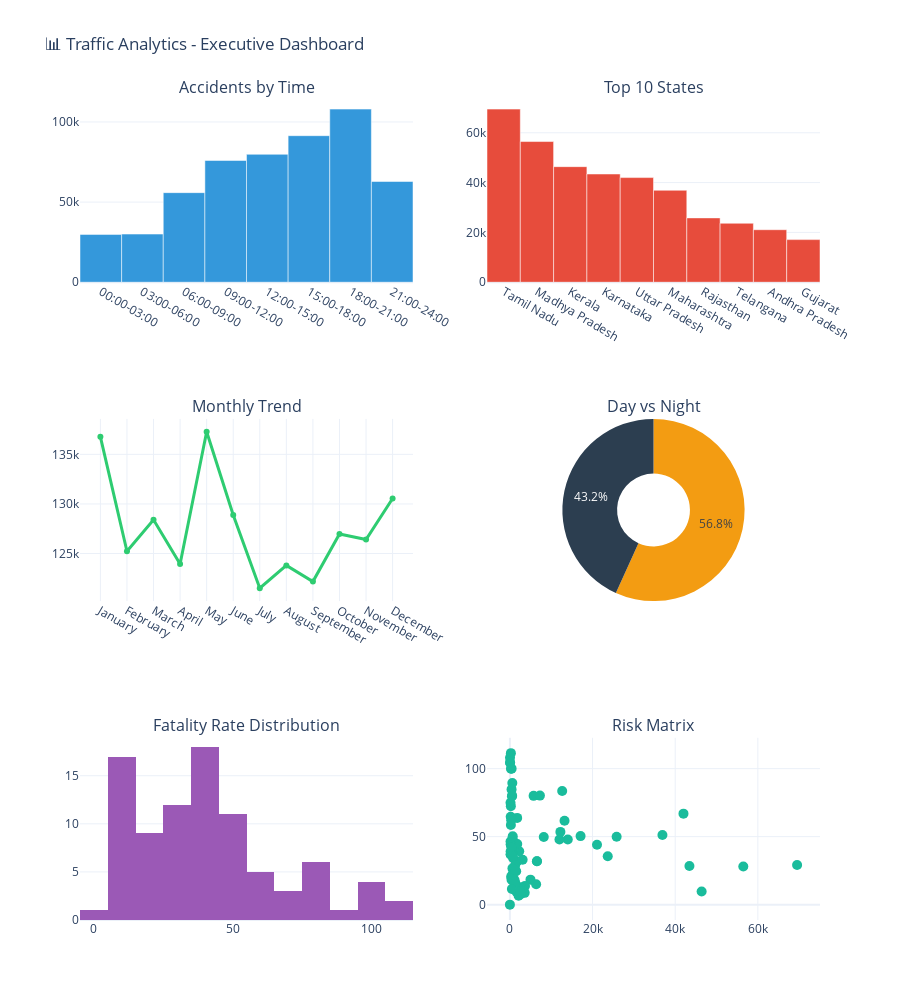

The notebook cell this image was saved under:
### Markdown cell above
## 3. Executive Summary Dashboard

### Code cell
# Create executive dashboard
fig = make_subplots(
    rows=3, cols=2,
    subplot_titles=(
        'Accidents by Time', 'Top 10 States',
        'Monthly Trend', 'Day vs Night',
        'Fatality Rate Distribution', 'Risk Matrix'
    ),
    specs=[
        [{}, {}],
        [{}, {'type': 'pie'}],
        [{}, {}]
    ]
)

# 1. Accidents by Time
fig.add_trace(
    go.Bar(x=time_agg['TimeSlot'], y=time_agg['Accidents'], marker_color='#3498db'),
    row=1, col=1
)

# 2. Top 10 States
top_10 = severity_clean.nlargest(10, 'Cases')
fig.add_trace(
    go.Bar(x=top_10['State'], y=top_10['Cases'], marker_color='#e74c3c'),
    row=1, col=2
)

# 3. Monthly Trend
monthly = month_data.groupby(['Month', 'MonthNum'])['Accidents'].sum().reset_index().sort_values('MonthNum')
fig.add_trace(
    go.Scatter(x=monthly['Month'], y=monthly['Accidents'], mode='lines+markers',
               line=dict(color='#2ecc71', width=3)),
    row=2, col=1
)

# 4. Day vs Night Pie
day_slots = ['06:00-09:00', '09:00-12:00', '12:00-15:00', '15:00-18:00']
day_total = time_clean[time_clean['TimeSlot'].isin(day_slots)]['Accidents'].sum()
night_total = time_clean[~time_clean['TimeSlot'].isin(day_slots)]['Accidents'].sum()
fig.add_trace(
    go.Pie(labels=['Day', 'Night'], values=[day_total, night_total],
           marker_colors=['#f39c12', '#2c3e50'], hole=0.4),
    row=2, col=2
)

# 5. Fatality Distribution
fig.add_trace(
    go.Histogram(x=severity_clean['FatalityRate'], nbinsx=15, marker_color='#9b59b6'),
    row=3, col=1
)

# 6. Risk Matrix (Cases vs Fatality)
fig.add_trace(
    go.Scatter(x=severity_clean['Cases'], y=severity_clean['FatalityRate'],
               mode='markers', marker=dict(size=10, color='#1abc9c')),
    row=3, col=2
)

fig.update_layout(
    height=1000, template='plotly_white', showlegend=False,
    title_text='📊 Traffic Analytics - Executive Dashboard'
)
fig.show()

### Figure 1 — Plotly figure (JSON) as saved in the notebook; plotly's stock layout.template omitted (floating-point values rounded to 4 significant figures)
{"data": [{"marker": {"color": "#3498db"}, "type": "bar", "x": ["00:00-03:00", "03:00-06:00", "06:00-09:00", "09:00-12:00", "12:00-15:00", "15:00-18:00", "18:00-21:00", "21:00-24:00"], "xaxis": "x", "y": [29852, 30051, 55895, 75972, 79826, 91451, 108030, 62862], "yaxis": "y"}, {"marker": {"color": "#e74c3c"}, "type": "bar", "x": ["Tamil Nadu", "Madhya Pradesh", "Kerala", "Karnataka", "Uttar Pradesh", "Maharashtra", "Rajasthan", "Telangana", "Andhra Pradesh", "Gujarat"], "xaxis": "x2", "y": [69491, 56475, 46392, 43440, 42001, 36906, 25825, 23673, 21078, 17102], "yaxis": "y2"}, {"line": {"color": "#2ecc71", "width": 3}, "mode": "lines+markers", "type": "scatter", "x": ["January", "February", "March", "April", "May", "June", "July", "August", "September", "October", "November", "December"], "xaxis": "x3", "y": [136767, 125228, 128406, 123942, 137279, 128881, 121498, 123803, 122171, 126977, 126408, 130547], "yaxis": "y3"}, {"domain": {"x": [0.55, 1], "y": [0.3889, 0.6111]}, "hole": 0.4, "labels": ["Day", "Night"], "marker": {"colors": ["#f39c12", "#2c3e50"]}, "type": "pie", "values": [303144, 230795]}, {"marker": {"color": "#9b59b6"}, "nbinsx": 15, "type": "histogram", "x": [44.05, 58.55, 49.68, 83.56, 47.84, 11.59, 50.39, 53.49, 39.25, 79.98, 28.37, 9.69, 27.99, 51.15, 18.34, 72.41, 104.3, 104.5, 47.86, 80.17, 49.87, 39.08, 29.18, 35.63, 48.03, 66.91, 63.77, 61.63, 108.0, 36.81, 44.26, 31.87, 14.93, 20.42, 0.0, 12.0, 89.49, 31.91, 74.83, 84.73, 43.87, 18.37, 8.69, 36.81, 13.77, 26.27, 31.87, 64.62, 19.45, 48.27, 43.43, 16.34, 11.38, 8.66, 12.72, 33.0, 46.45, 38.63, 9.48, 44.54, 7.74, 18.07, 11.76, 22.09, 9.39, 44.29, 79.76, 34.38, 11.57, 39.92, 100.0, 29.08, 100.0, 62.11, 44.87, 80.04, 15.46, 37.43, 44.49, 11.55, 50.22, 6.51, 9.89, 26.66, 35.95, 111.4, 42.19, 24.51, 25.13], "xaxis": "x4", "yaxis": "y4"}, {"marker": {"color": "#1abc9c", "size": 10}, "mode": "markers", "type": "scatter", "x": [21078, 234, 8197, 12649, 14003, 2891, 17102, 12217, 2255, 5735, 43440, 46392, 56475, 36906, 398, 232, 47, 44, 11992, 7263, 25825, 174, 69491, 23673, 608, 42001, 1758, 13219, 25, 182, 183, 6543, 6351, 289, 1, 1317, 590, 1808, 147, 406, 604, 4980, 2968, 182, 3653, 1161, 6543, 195, 807, 636, 928, 1267, 2943, 3580, 2350, 3082, 155, 699, 1562, 1776, 2610, 1129, 2135, 611, 2045, 1235, 504, 768, 959, 496, 414, 1276, 261, 322, 1297, 546, 1087, 505, 263, 476, 685, 2106, 2456, 619, 573, 237, 365, 1522, 1297], "xaxis": "x5", "y": [44.05, 58.55, 49.68, 83.56, 47.84, 11.59, 50.39, 53.49, 39.25, 79.98, 28.37, 9.69, 27.99, 51.15, 18.34, 72.41, 104.3, 104.5, 47.86, 80.17, 49.87, 39.08, 29.18, 35.63, 48.03, 66.91, 63.77, 61.63, 108.0, 36.81, 44.26, 31.87, 14.93, 20.42, 0.0, 12.0, 89.49, 31.91, 74.83, 84.73, 43.87, 18.37, 8.69, 36.81, 13.77, 26.27, 31.87, 64.62, 19.45, 48.27, 43.43, 16.34, 11.38, 8.66, 12.72, 33.0, 46.45, 38.63, 9.48, 44.54, 7.74, 18.07, 11.76, 22.09, 9.39, 44.29, 79.76, 34.38, 11.57, 39.92, 100.0, 29.08, 100.0, 62.11, 44.87, 80.04, 15.46, 37.43, 44.49, 11.55, 50.22, 6.51, 9.89, 26.66, 35.95, 111.4, 42.19, 24.51, 25.13], "yaxis": "y5"}], "layout": {"annotations": [{"font": {"size": 16}, "showarrow": false, "text": "Accidents by Time", "x": 0.225, "xanchor": "center", "xref": "paper", "y": 1, "yanchor": "bottom", "yref": "paper"}, {"font": {"size": 16}, "showarrow": false, "text": "Top 10 States", "x": 0.775, "xanchor": "center", "xref": "paper", "y": 1, "yanchor": "bottom", "yref": "paper"}, {"font": {"size": 16}, "showarrow": false, "text": "Monthly Trend", "x": 0.225, "xanchor": "center", "xref": "paper", "y": 0.6111, "yanchor": "bottom", "yref": "paper"}, {"font": {"size": 16}, "showarrow": false, "text": "Day vs Night", "x": 0.775, "xanchor": "center", "xref": "paper", "y": 0.6111, "yanchor": "bottom", "yref": "paper"}, {"font": {"size": 16}, "showarrow": false, "text": "Fatality Rate Distribution", "x": 0.225, "xanchor": "center", "xref": "paper", "y": 0.2222, "yanchor": "bottom", "yref": "paper"}, {"font": {"size": 16}, "showarrow": false, "text": "Risk Matrix", "x": 0.775, "xanchor": "center", "xref": "paper", "y": 0.2222, "yanchor": "bottom", "yref": "paper"}], "height": 1000, "showlegend": false, "title": {"text": "📊 Traffic Analytics - Executive Dashboard"}, "xaxis": {"anchor": "y", "domain": [0, 0.45]}, "xaxis2": {"anchor": "y2", "domain": [0.55, 1]}, "xaxis3": {"anchor": "y3", "domain": [0, 0.45]}, "xaxis4": {"anchor": "y4", "domain": [0, 0.45]}, "xaxis5": {"anchor": "y5", "domain": [0.55, 1]}, "yaxis": {"anchor": "x", "domain": [0.7778, 1]}, "yaxis2": {"anchor": "x2", "domain": [0.7778, 1]}, "yaxis3": {"anchor": "x3", "domain": [0.3889, 0.6111]}, "yaxis4": {"anchor": "x4", "domain": [0, 0.2222]}, "yaxis5": {"anchor": "x5", "domain": [0, 0.2222]}}}
